Frame 1 (no input): blank canvas, image omitted
Frame 60 (the mouse pressed at the canvas centre just before this capture): blank canvas, image omitted
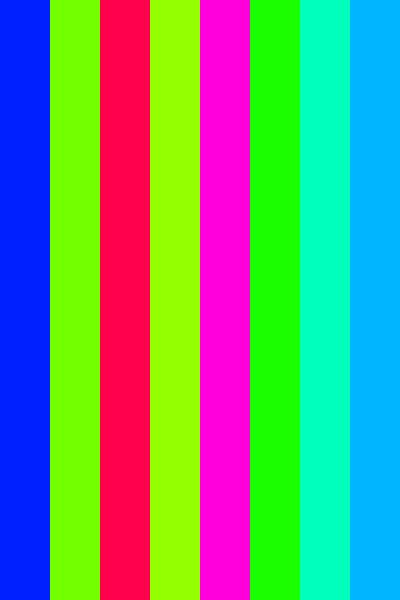
Frame 120 (the mouse held since frame 60 and released just before this capture)

The Processing sketch whose frames 1 and 60 were blank and that drew this single picture after the mouse press (run headless with seeded random() and noise(); from frame 60 on, the mouse is pressed at the canvas centre):

// Processing sketch: couleur_ECV_7_boucle
// ── couleur_ECV_7_boucle.pde
int num_band = 8;
int [] couleur = new int[num_band];
int start_pos = 0;

void setup() {
  size(400,600);
  colorMode(HSB,360,100,100,100);
  noStroke();
  println("setup()");
  printArray(couleur);
}

void draw() {
  start_pos = 0;
  int largeur = width / num_band;
  for(int i = 0 ; i < num_band ; i++) {
    bande_de_couleur(couleur[i],largeur);
  }
}
  
void mousePressed() {
  for(int i = 0 ; i < num_band ; i++) {
    int hue = (int)random(g.colorModeX);
    couleur[i] = color(hue,100,100);
    println("couleur", i, couleur[i], "hue", hue);
  }
}

void bande_de_couleur(int couleur, int largeur) {
  fill(couleur);
  rect(start_pos, 0, largeur, height);
  start_pos = start_pos + largeur;
}
